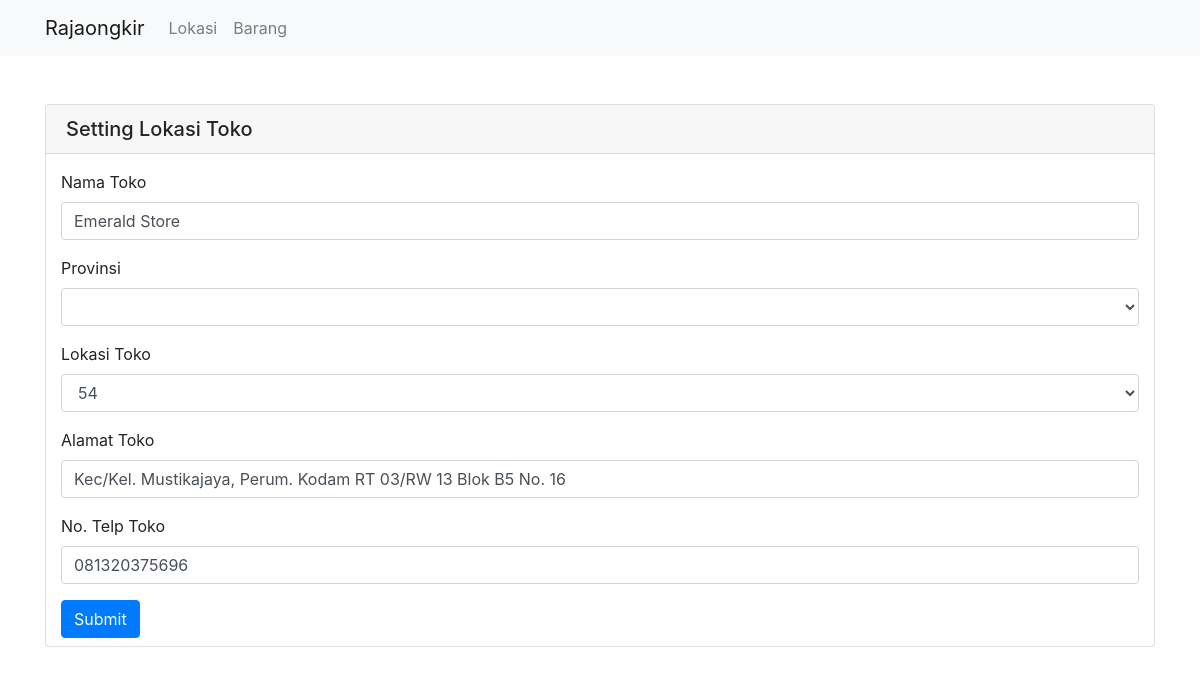
The app's page /index.php/home/settingLokasi with its own data.
### tables this page shows
CREATE TABLE `tb_setting_lokasi` (
  `id_lokasi` int(1) NOT NULL,
  `nama_toko` varchar(255) DEFAULT NULL,
  `lokasi` int(11) DEFAULT NULL,
  `alamat_toko` text,
  `no_telpon` varchar(15) DEFAULT NULL
);

### application/controllers/Home.php (called while the page is built, shortened)
<?php
class Home extends CI_Controller {
    public function __construct()
	{
		$this->load->model('Toko_model');
		$this->load->model('Barang_model');
		$this->load->helper('form');
		$this->load->library('form_validation');
	}
    public function settingLokasi()
    {
        $data['judul'] = 'Halaman Setting Lokasi';
        $data['toko'] = $this->Toko_model->getDataToko();
		$this->form_validation->set_rules('lokasitoko', 'Lokasi Toko', 'required|numeric');
        if ($this->form_validation->run() == FALSE ) {
            $this->load->view('templates/header', $data);
            $this->load->view('home/v_slokasi', $data);
            $this->load->view('templates/footer');
        }else{
            $this->Toko_model->ubahDataToko();
			redirect('home/settingLokasi');
        }
    }
}

### index.php (called while the page is built, shortened)
<?php
require_once BASEPATH.'core/CodeIgniter.php';

### application/models/Toko_model.php (called while the page is built, shortened)
<?php
class Toko_model extends CI_Model {
    public function getDataToko()
    {
	    return $this->db->get('tb_setting_lokasi')->result_array();
    }
}

### application/views/home/v_slokasi.php (the view, shortened to what this page needs)
<div class="row mt-5">
    <div class="container">
        <div class="card">
            <h5 class="card-header mb-3">Setting Lokasi Toko</h5>
        <?= form_open();?>
        <?php foreach($toko as $t ):?>
        <div class="col-lg-12">
            <div class="form-group">
                <label for="namatoko">Nama Toko</label>
                <input type="text" name="namatoko" class="form-control" id="namatoko" value="<?= $t['nama_toko'];?>">
            </div>
        </div>
        <div class="col-lg-12">
            <div class="form-group">
                <label for="provinsi">Provinsi</label>
                <select id="provinsi" name="provinsi" class="form-control">
                </select>
            </div>
        </div>
        <div class="col-lg-12">
            <div class="form-group">
                <label for="lokasitoko">Lokasi Toko</label>
                <select id="lokasitoko" name="lokasitoko" class="form-control">
                    <option value="<?= $t['lokasi'];?>"><?= $t['lokasi'];?></option>
                </select>
            </div>
        </div>
        <div class="col-lg-12">
            <div class="form-group">
                <label for="alamattoko">Alamat Toko</label>
                <input type="text" name="alamattoko" class="form-control" id="alamattoko" value="<?= $t['alamat_toko'];?>">
            </div>
        </div>
        <div class="col-lg-12">
            <div class="form-group">
                <label for="notelp">No. Telp Toko</label>
                <input type="text" name="notelp" class="form-control" id="notelp" value="<?= $t['no_telpon'];?>">
            </div>
        </div>
        <div class="col-lg-12">
            <button type="submit" class="btn btn-primary mb-2">Submit</button>
        </div>
        <?php endforeach;?>
        <?= form_close();?>
        </div>
    </div>
</div>

### records on screen
tb_setting_lokasi: namatoko "Emerald Store", lokasitoko "54", alamattoko "Kec/Kel. Mustikajaya, Perum. Kodam RT 03/RW 13 Blok B5 No. 16", notelp "081320375696"
